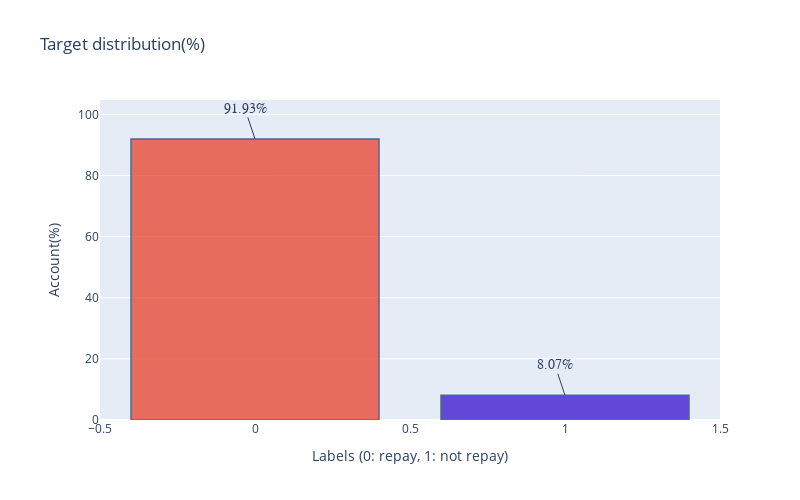

The cell this chart's notebook holds for it:
### Code cell
fig = go.Figure(data=data, layout=layout)
py.iplot(fig)

### Figure 1 — Plotly figure (JSON) as saved in the notebook; plotly's stock layout.template omitted (floating-point values rounded to 4 significant figures)
{"data": [{"marker": {"color": ["#E9371F", "#2B02CD"], "line": {"color": "rgb(8, 48, 107)", "width": 1.5}}, "opacity": 0.7, "type": "bar", "x": [0, 1], "y": [91.93, 8.073]}], "layout": {"annotations": [{"font": {"family": "Arial", "size": 14}, "showarrow": true, "text": "91.93%", "x": 0, "y": 91.93}, {"font": {"family": "Arial", "size": 14}, "showarrow": true, "text": "8.07%", "x": 1, "y": 8.073}], "height": 500, "margin": {"l": 100}, "title": {"text": "Target distribution(%)"}, "width": 800, "xaxis": {"title": {"text": "Labels (0: repay, 1: not repay)"}}, "yaxis": {"title": {"text": "Account(%)"}}}}
